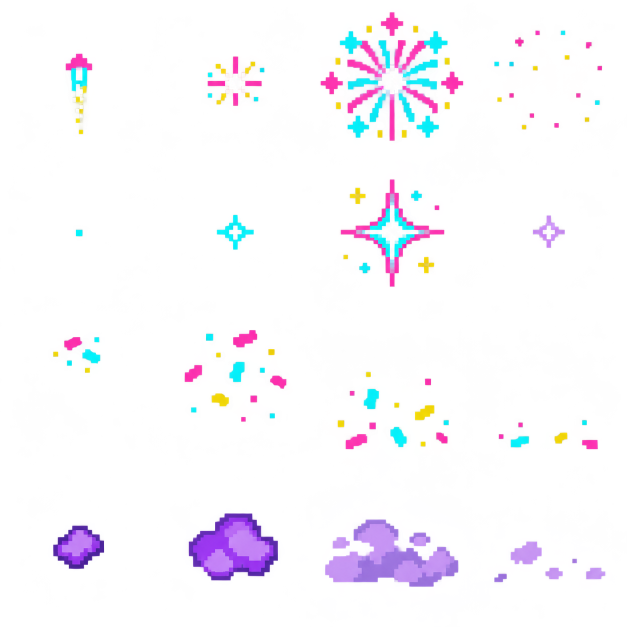
#> input picture assets/stage/effects.png, 1254 x 1254 px (shown at 1/2 size)
$ python stagefx_pack.py
#> lines starting #> are read from the running program, lines starting #| are printed output that depends on the picture
### tools/sprite_compact.py
#!/usr/bin/env python3
# SPDX-License-Identifier: GPL-3.0-only
"""Deterministic lossless row atlas from canonical singer_sprites.h. Stdlib only.
Original assets/header are never overwritten. --check compares generated bytes.
Each unique row chooses raw packed nibbles, nibble RLE, or a one-level delta
against that frame's neutral row. No decoder chain or full-frame scratch needed.
"""
from pathlib import Path
import argparse
import re
ROOT = Path(__file__).resolve().parents[1]
# SF_A through SF_N use the shared mouth overlay. Preserve their frame indices.
RETIRED_FACE_FRAMES = range(2, 8)


def with_neutral_mouth_frames(frames):
    return [frames[0] if i in RETIRED_FACE_FRAMES else frame for i, frame in enumerate(frames)]


# [6 lines left out: function parse, not called in this run]


def direct(row):
    packed = bytes((row[i] << 4) | (row[i + 1] if i + 1 < len(row) else 0) for i in range(0, len(row), 2))
    runs = []
    for colour in row:
        if runs and runs[-1] & 15 == colour and runs[-1] >> 4 < 15:
            runs[-1] += 16
        else:
            runs.append(colour)
    # Ties prefer raw: bounded O(1) pixel lookup on detailed rows.
    return bytes([1] + runs) if len(runs) < len(packed) else bytes([0]) + packed


def pack_atlas(frames, width, height, use_delta=True, nearby=0):
    lookup, records, originals, ids = {}, [], [], []
    direct_y=[set() for _ in range(height)]
    for fi, flat in enumerate(frames):
        for y in range(height):
            row = tuple(flat[y * width:(y + 1) * width])
            if row not in lookup:
                record = direct(row)
                if use_delta and fi:
                    base_id=lookup[tuple(frames[0][y*width:(y+1)*width])]
                    candidates={base_id}
                    if nearby:
                        for yy in range(max(0,y-nearby),min(height,y+nearby+1)):candidates.update(direct_y[yy])
                    for base_id in sorted(candidates):
                        # One-level deltas only; the decoder's worst-case depth is unchanged.
                        if records[base_id][0]==2:continue
                        base=originals[base_id]
                        diff=[x for x in range(width) if row[x]!=base[x]]
                        if diff:
                            x,end=diff[0],diff[-1]+1
                            delta=bytes([2,base_id&255,base_id>>8,x,end-x])+direct(row[x:end])
                            if len(delta)<len(record):record=delta
                lookup[row] = len(records)
                records.append(record)
                originals.append(row)
            if nearby and records[lookup[row]][0]!=2:direct_y[y].add(lookup[row])
            ids.append(lookup[row])
    offsets, data = [0], bytearray()
    for record in records:
        data.extend(record)
        offsets.append(len(data))
    if len(data) > 65535 or len(records) > 65535:
        raise ValueError('atlas exceeds 16-bit compact limits')
    return ids, offsets, data, originals


def decode_python(packed, row_id):
    _, offsets, data, _ = packed
    chunk = data[offsets[row_id]:offsets[row_id + 1]]
    mode = chunk[0]
    if mode == 2:
        base = decode_python(packed, chunk[1] | chunk[2] << 8)
        patch = unpack_direct(chunk[5:], chunk[4])
        base[chunk[3]:chunk[3] + chunk[4]] = patch
        return base
    return unpack_direct(chunk, len(packed[3][row_id]))


def unpack_direct(chunk, width):
    if chunk[0] == 0:
        return [v for b in chunk[1:] for v in (b >> 4, b & 15)][:width]
    return [v for b in chunk[1:] for v in [b & 15] * ((b >> 4) + 1)]


def array(name, typ, vals, per=16):
    lines = [f'static const {typ} {name}[{len(vals)}] = {{']
    lines += ['    ' + ', '.join(str(x) for x in vals[i:i + per]) + ',' for i in range(0, len(vals), per)]
    return '\n'.join(lines) + '\n};\n'


# [53 lines left out: functions generate, main, not called in this run]


# [2 lines that do not run on import are left out]

### tools/stagefx_pack.py
#!/usr/bin/env python3
# SPDX-License-Identifier: GPL-3.0-only
"""Pack four four-frame stage effects into a shared 32px indexed atlas."""
import argparse
from pathlib import Path
from PIL import Image
import sprite_compact as codec
ROOT = Path(__file__).resolve().parents[1]

def generate():
    im = Image.open(ROOT / 'assets/stage/effects.png').convert('RGBA')
#> im is the input picture: PIL image 1254x1254 RGBA; mean R, G, B, A 29.7, 21.3, 35.1, 17.1
    frames = []
    palette = [0, 0xffff, 0xffa0, 0xf81f, 0x07ff, 0x07e0, 0xf800, 0x8410]
    rgb = [((p >> 11)*255//31, ((p >> 5)&63)*255//63, (p&31)*255//31) for p in palette]
    preview = Image.new('RGBA', (128,128))
#> preview: PIL image 128x128 RGBA; every value is 0
    for y in range(4):
        for x in range(4):
            tile = im.crop((x*im.width//4,y*im.height//4,(x+1)*im.width//4,(y+1)*im.height//4))
            tile.thumbnail((32,32), Image.Resampling.NEAREST)
            cell = Image.new('RGBA',(32,32)); cell.alpha_composite(tile,((32-tile.width)//2,(32-tile.height)//2))
            values=[]
            for r,g,b,a in cell.getdata():
                values.append(0 if a<160 else min(range(1,len(rgb)),key=lambda i:(r-rgb[i][0])**2+(g-rgb[i][1])**2+(b-rgb[i][2])**2))
            frames.append(values)
            cell.putdata([(*rgb[i],255 if i else 0) for i in values]); preview.alpha_composite(cell,(x*32,y*32))
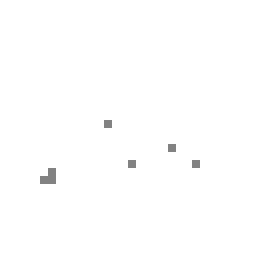
#> cell: PIL image 32x32 RGBA (shown 8 times larger); mean R, G, B, A 8.1, 8.1, 8.1, 9; transparent parts drawn white
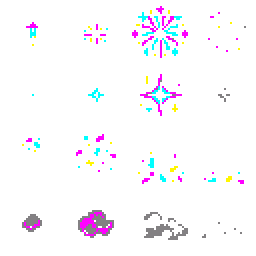
#> preview: PIL image 128x128 RGBA (shown 2 times larger); mean R, G, B, A 11.4, 9.7, 13.3, 16.4; transparent parts drawn white
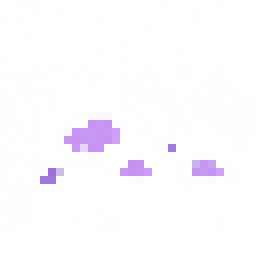
#> tile: PIL image 32x32 RGBA (shown 8 times larger); mean R, G, B, A 24.3, 9.7, 40.9, 9.3; transparent parts drawn white
#> after the loop, frames = 16 items
    ids, offsets, data, rows = codec.pack_atlas(frames,32,32)
#> the loop in pack_atlas, `for fi, flat in enumerate(frames):` made 16 passes
#> after the loop in pack_atlas, `for fi, flat in enumerate(frames):`: ids = 512 values, max 152 at index 502, min 0 at index 0, mean 24.88; lookup = 153 items
#> in pack_atlas, `offsets, data = [0], bytearray()`: offsets = [0]
#> after the loop in pack_atlas, `for record in records:`: offsets = 154 values from 0 to 1093
#> offsets = 154 values from 0 to 1093; rows = 153 items
    for i,row in enumerate(rows):
        assert codec.decode_python((ids,offsets,data,rows),i)==list(row)
#> this loop made 153 passes
    out='/* Generated by tools/stagefx_pack.py; art: see assets/stage/README.md. */\n#ifndef MIKU_STAGEFX_SPRITES_H\n#define MIKU_STAGEFX_SPRITES_H\n#include "sprite_codec.h"\n'
    for suffix,typ,values in [('ROWS','uint16_t',ids),('OFFSETS','uint16_t',offsets),('DATA','uint8_t',data),('PAL','uint16_t',palette)]:
        out+=codec.array('FX_'+suffix,typ,values)
#> this loop made 4 passes
#> (suffix, typ, lines in array) on passes 1, 3: ('ROWS', 'uint16_t', ['static const uint16_t FX_ROWS[512] = {']), ('DATA', 'uint8_t', ['static const uint8_t FX_DATA[1093] = {'])
#> (suffix, typ) on pass 2: ('OFFSETS', 'uint16_t')
    out+=f'static const SprAtlas FX_ATLAS={{32,32,16,{len(rows)},{len(data)},FX_ROWS,FX_OFFSETS,FX_DATA}};\n#endif\n'
    return out,preview,len(data)+2*len(ids)+2*len(offsets)+2*len(palette)

if __name__=='__main__':
    ap=argparse.ArgumentParser();ap.add_argument('--check',action='store_true');ap.add_argument('--preview',type=Path);args=ap.parse_args()
    out,preview,size=generate();path=ROOT/'firmware/ui/stagefx_sprites.h'
#> after `out, preview, size = generate()`: size = 2441
    if args.check:
        assert path.read_text()==out,'stage effect header is stale'
    else:path.write_text(out)
    if args.preview:
        args.preview.parent.mkdir(parents=True,exist_ok=True);preview.save(args.preview)
    print(f'stage effects: 16 frames, {size} atlas bytes')
#| stage effects: 16 frames, 2441 atlas bytes
